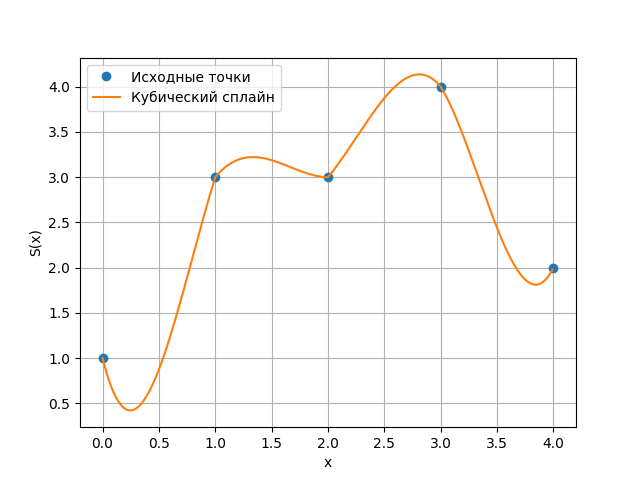

Here is the Python script that generated this plot:
import matplotlib.pyplot as plt


def build_plot(x_points, y_points, s_0, s_4):
    delta_x = [x_points[i + 1] - x_points[i] for i in range(len(x_points) - 1)]
    delta_y = [y_points[i + 1] - y_points[i] for i in range(len(y_points) - 1)]

    second_derivatives = [0] * len(x_points)
    second_derivatives[0] = 6 / delta_x[0] * (delta_y[0] / delta_x[0] - s_0)

    for i in range(1, len(x_points) - 1):
        second_derivatives[i] = (6 / (delta_x[i - 1] + delta_x[i]) *
                                 (delta_y[i] / delta_x[i] - delta_y[i - 1] / delta_x[i - 1]))

    second_derivatives[-1] = 6 / delta_x[-1] * (s_4 - delta_y[-1] / delta_x[-1])

    a = y_points[:-1]
    b = [0] * len(x_points)
    d = [0] * len(x_points)

    for i in range(len(x_points) - 1):
        b[i] = delta_y[i] / delta_x[i] - delta_x[i] * (2 * second_derivatives[i] + second_derivatives[i + 1]) / 6
        d[i] = (second_derivatives[i + 1] - second_derivatives[i]) / (6 * delta_x[i])

    x_spline = [x / 100 for x in range(400)]
    y_spline = [0] * len(x_spline)

    for i in range(len(x_points) - 1):
        for j in range(len(x_spline)):
            if x_points[i] <= x_spline[j] <= x_points[i + 1]:
                x_interval = x_spline[j] - x_points[i]
                y_spline[j] = (a[i] + b[i] * x_interval +
                               second_derivatives[i] / 2 * x_interval ** 2 + d[i] * x_interval ** 3)

    plt.plot(x_points, y_points, "o", label="Исходные точки")
    plt.plot(x_spline, y_spline, label="Кубический сплайн")
    plt.xlabel("x")
    plt.ylabel("S(x)")
    plt.legend()
    plt.grid(True)
    plt.savefig("number_2")


if __name__ == "__main__":
    x = [0, 1, 2, 3, 4]
    y = [1, 3, 3, 4, 2]
    build_plot(x, y, -2, 1)
